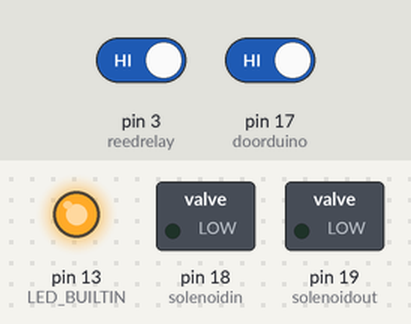
A sketch run on a simulated Arduino Uno, built with avr-gcc and run on an emulated ATmega328P. Shown: switched loads named in the sketch (green lamp = pin HIGH), output pins drawn as LEDs (lit = HIGH). Inputs (shaded band) come from the test bench; at power-on: pin 3 (reedrelay) HIGH, pin 17 (doorduino) HIGH. What the sketch prints to the serial monitor is not drawn.

Above: at 1.3 s.
1.4 s: pin 3 (reedrelay) driven LOW
At 3.6 s:
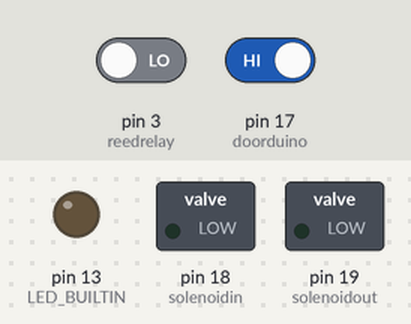
3.9 s: pin 17 (doorduino) driven LOW
At 4.5 s:
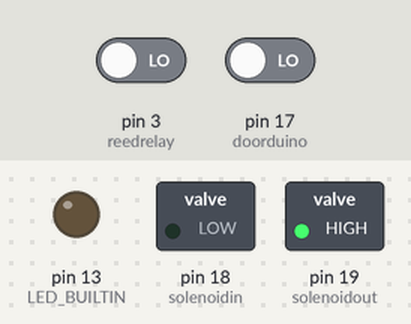
6.0 s: pin 3 (reedrelay) driven HIGH
At 7.1 s:
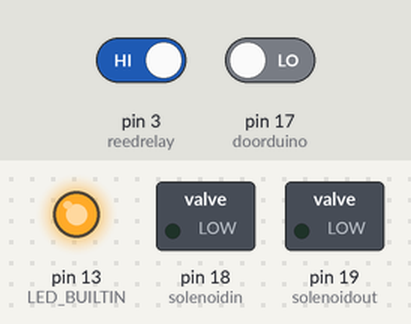
7.5 s: pin 3 (reedrelay) driven LOW and pin 17 (doorduino) driven HIGH
At 8.5 s:
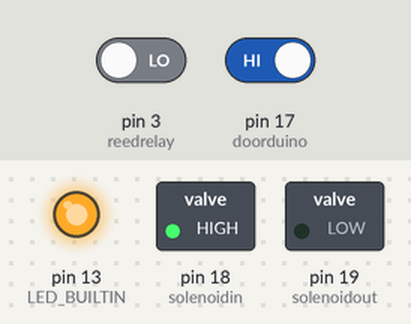
Timing chart, 0 to 10.5 s (numbered marks = the images above; inputs shaded):
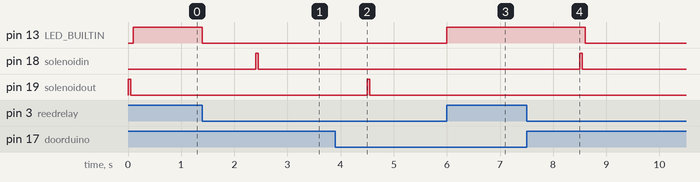

The sketch:

sleuteldoosje.ino
```cpp
// Sleuteldoosje op Doorduino
// Revspace.nl - revspace.nl/sleutelkastje
//
// 12v, GND en Strike in gebruik van Doorduino kabel
// Strike op pin 17 (A3)
// Mosfet 1 op 18 (A4)
// Mosfet 2 op 19 (A5)
// iButtonreader direct op doorduino aangesloten
// Standaard mosfets, IRL520, 530 of 540 zijn meer dan genoeg.

#define doorduino 17
#define reedrelay 3
#define close_delay 1000
#define solenoidout 19
#define solenoidin 18

bool door_is_locked;

void setup() {
  pinMode(doorduino, INPUT_PULLUP);
  pinMode(solenoidout, OUTPUT);
  pinMode(solenoidin, OUTPUT);
  pinMode(reedrelay, INPUT_PULLUP);
  pinMode(LED_BUILTIN, OUTPUT);
  Serial.begin(115200);

  door_is_locked = true;  // anders weigert unlockdoor
  unlockdoor(); // zodat de deur altijd bij boot even open gaat. Handig als de boel borkt!
}

void loop() {
  static bool state = 1;
  digitalWrite(LED_BUILTIN, digitalRead(reedrelay));

  bool newstate = digitalRead(doorduino);
  if (newstate != state) {
    state = newstate;

    if (state == 0) {
      unlockdoor();
    }
  }

  if (state == 1) {
    unsigned long start = millis();
    unsigned long elapsed = 0;
    while (digitalRead(reedrelay) == 0 && elapsed < close_delay) {
      elapsed = millis() - start;
    }
    Serial.println(elapsed);
    if (elapsed >= close_delay) {
      lockdoor();
    }
  }

  if (digitalRead(reedrelay)) {
    // unexpected open door, apparently not locked
    door_is_locked = false;
  }

}

void unlockdoor() {
  if (! door_is_locked) return;
  digitalWrite(solenoidout, HIGH);
  delay(50);
  digitalWrite(solenoidout, LOW);
  delay(50);
  door_is_locked = false;
}

void lockdoor() {
  if (door_is_locked) return;
  digitalWrite(solenoidin, HIGH);
  delay(50);
  digitalWrite(solenoidin, LOW);
  delay(50);
  door_is_locked = true;
}
```

Measured:
- after the input at 1.4 s, pin 13 (LED_BUILTIN): HIGH → LOW at once; pin 18 (solenoidin): LOW → HIGH after 1.0 s, → LOW 0.05 s later
- after the input at 3.9 s, pin 19 (solenoidout): LOW → HIGH after 0.60 s, → LOW 0.05 s later
- after the input at 6.0 s, pin 13 (LED_BUILTIN): LOW → HIGH at once
- after the input at 7.5 s, pin 13 (LED_BUILTIN): HIGH → LOW after 1.1 s; pin 18 (solenoidin): LOW → HIGH after 1.0 s, → LOW 0.05 s later
